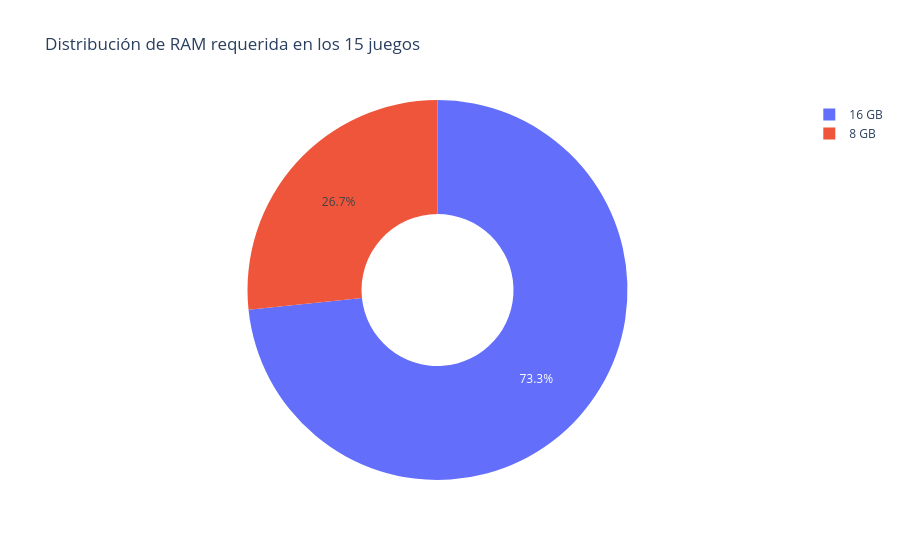

The notebook cell saved with this chart:
### Code cell
# RAM más solicitada
ram_dist = df_games['ram'].value_counts().reset_index()
ram_dist.columns = ['RAM Requerida', 'Cantidad']

fig3 = px.pie(
    ram_dist,
    names='RAM Requerida', values='Cantidad',
    title='Distribución de RAM requerida en los 15 juegos',
    hole=0.4,
    template='plotly_white'
)
fig3.show()

### Figure 1 — Plotly figure (JSON) as saved in the notebook; plotly's stock layout.template omitted (floating-point values rounded to 4 significant figures)
{"data": [{"domain": {"x": [0, 1], "y": [0, 1]}, "hole": 0.4, "hovertemplate": "RAM Requerida=%{label}<br>Cantidad=%{value}<extra></extra>", "labels": ["16 GB", "8 GB"], "legendgroup": "", "name": "", "showlegend": true, "type": "pie", "values": [11, 4]}], "layout": {"legend": {"tracegroupgap": 0}, "title": {"text": "Distribución de RAM requerida en los 15 juegos"}}}
